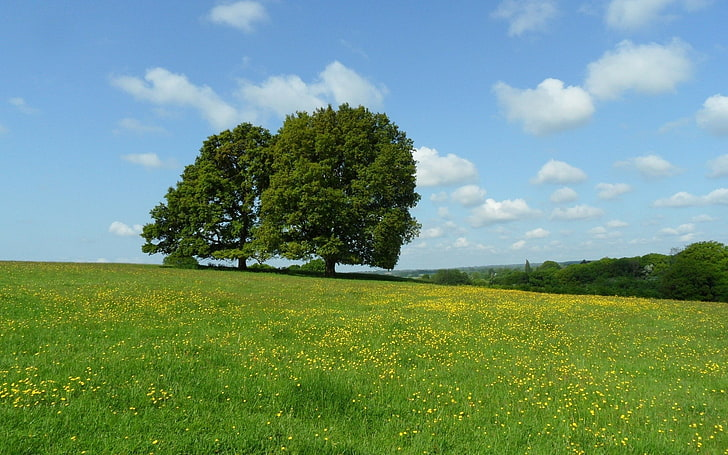
#> input picture images/nature.jpg, 728 x 455 px
$ python -i imageprocessing.py   (imports and definitions only)   (older library calls are emulated)
#> lines starting #> are read from the running program, lines starting #| are printed output that depends on the picture
#> further down, picture is the input picture: PIL image 728x455 RGB; mean R, G, B 113, 146.7, 119.9
import streamlit as st
import numpy as np
from PIL import Image, ImageFilter, ImageEnhance
from sklearn.cluster import MiniBatchKMeans
import io
import cv2

# ── Page config ────────────────────────────────────────────────────────────────
# [265 lines not run here, left out]

# ── Helper utilities ────────────────────────────────────────────────────────────

def pil_to_cv2(img: Image.Image) -> np.ndarray:
    img_rgb = img.convert("RGB")
    return cv2.cvtColor(np.array(img_rgb), cv2.COLOR_RGB2BGR)

# [37 lines left out: functions cv2_to_pil, image_to_bytes, apply_threshold, apply_kmeans, apply_crop, not called in this run]

def apply_rotation(img: Image.Image, angle: float) -> Image.Image:
    return img.rotate(angle, expand=True)

def apply_blur(img: Image.Image, radius: float) -> Image.Image:
    return img.filter(ImageFilter.GaussianBlur(radius=radius))

def apply_negative(img: Image.Image) -> Image.Image:
    arr = 255 - np.array(img.convert("RGB"))
    return Image.fromarray(arr.astype(np.uint8))

def apply_sharpen(img: Image.Image, factor: float) -> Image.Image:
    base = img.convert("RGB")
    return ImageEnhance.Sharpness(base).enhance(factor)

def apply_laplacian(img: Image.Image) -> Image.Image:
    cv = pil_to_cv2(img)
    gray = cv2.cvtColor(cv, cv2.COLOR_BGR2GRAY)
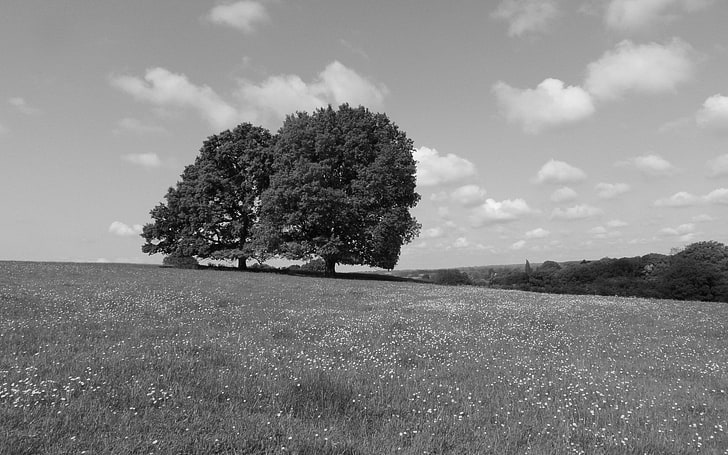
#> gray: shape (455, 728); min 0, max 254, mean 133.5
    lap = cv2.Laplacian(gray, cv2.CV_64F)
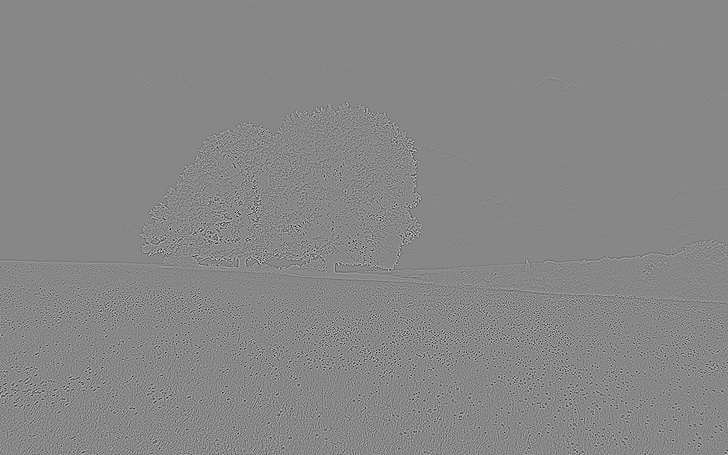
#> lap: shape (455, 728) float64; min -614, max 542, mean 0; drawn with min black and max white
    lap = np.clip(np.abs(lap), 0, 255).astype(np.uint8)
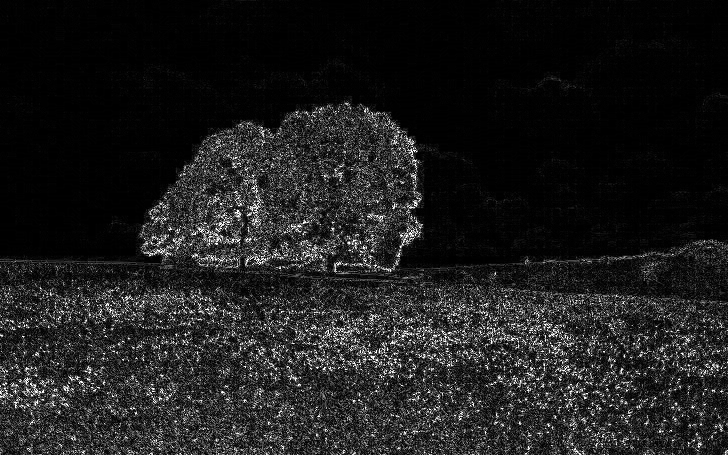
#> lap: shape (455, 728); min 0, max 255, mean 29.9
    return Image.fromarray(lap)

# [4 lines left out: function apply_zoom, not called in this run]

def apply_brightness(img: Image.Image, factor: float) -> Image.Image:
    return ImageEnhance.Brightness(img.convert("RGB")).enhance(factor)

def apply_grayscale(img: Image.Image) -> Image.Image:
    return img.convert("L").convert("RGB")

def apply_resize(img: Image.Image, width: int, height: int) -> Image.Image:
    return img.resize((max(1, width), max(1, height)), Image.LANCZOS)

# [5 lines left out: function apply_edge_detection, not called in this run]

# ── Operation metadata ──────────────────────────────────────────────────────────

OPERATIONS = [
    "— Select an operation —",
    "Threshold Segmentation",
    "K-Means Segmentation",
    "Cropping",
    "Rotation",
    "Blurring",
    "Negative Image",
    "Sharpening",
    "Laplacian Technique",
    "Zoom In / Zoom Out",
    "Increase / Decrease Brightness",
    "Grayscale Conversion",
    "Resize",
    "Edge Detection",
]

OP_ICONS = {
    "Threshold Segmentation":       "⬛",
    "K-Means Segmentation":         "🎨",
    "Cropping":                     "✂️",
    "Rotation":                     "🔄",
    "Blurring":                     "🌫️",
    "Negative Image":               "🔲",
    "Sharpening":                   "🔪",
    "Laplacian Technique":          "🧮",
    "Zoom In / Zoom Out":           "🔍",
    "Increase / Decrease Brightness":"☀️",
    "Grayscale Conversion":         "🩶",
    "Resize":                       "📐",
    "Edge Detection":               "🖊️",
}

# ── State ───────────────────────────────────────────────────────────────────────

if "processed" not in st.session_state:
    st.session_state.processed = None
if "last_op" not in st.session_state:
    st.session_state.last_op = None

# ── Hero banner ─────────────────────────────────────────────────────────────────
# [87 lines not run here, left out]
# [1 line that did not run here, left out]
# [1 line that did not run here, left out]

# Apply on button press
# [34 lines not run here, left out]

# ── Image display ────────────────────────────────────────────────────────────────
# [1 line that did not run here, left out]

# [53 lines not run here, left out]
# [1 line that did not run here, left out]
# [1 line that did not run here, left out]

# [26 lines not run here, left out]

>>> from PIL import Image
>>> picture = Image.open('images/nature.jpg')
>>> result = apply_laplacian(picture)
